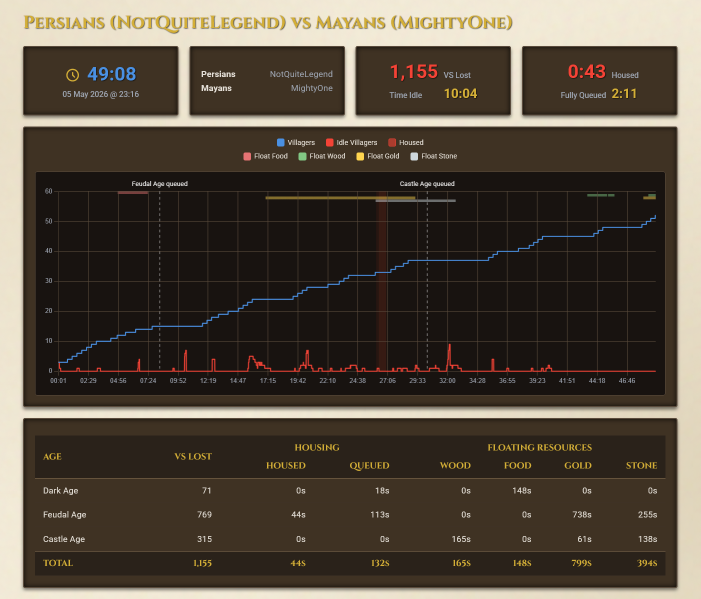
#> input picture report-sample.png, 1401 x 1197 px (shown at 1/2 size)
$ python extractor_enormous.py ../report-sample.png
#> lines starting #> are read from the running program, lines starting #| are printed output that depends on the picture; after the words box and inside, x2 and y2 are one past the last pixel; in counts of white or black regions, pixels touching at a corner belong together
#> in run_pipeline, img is the input picture: shape (1197, 1401, 3); mean B, G, R 61.3, 73.2, 82.9
"""
Extractor Pipeline - Structural processing of enormous UI images
"""

import cv2
import numpy as np
import json
import os
import argparse
import shutil
from pathlib import Path

def step1_extract_boxes(img):
    """
    Step 1: Extract raw boxes from enormous image.
    Returns: List of dicts {'name': str, 'image': ndarray}
    """
    boxes = []

    # Hardcoded box + row splitting
    x_offset, y_offset = 15, 80
    width, height = 530, 920
    h_img, w_img = img.shape[:2]
#> h_img = 1197; w_img = 1401
    x_end = min(x_offset + width, w_img)
#> x_end = 545
    y_end = min(y_offset + height, h_img)
#> y_end = 1000

    main_box = img[y_offset:y_end, x_offset:x_end]
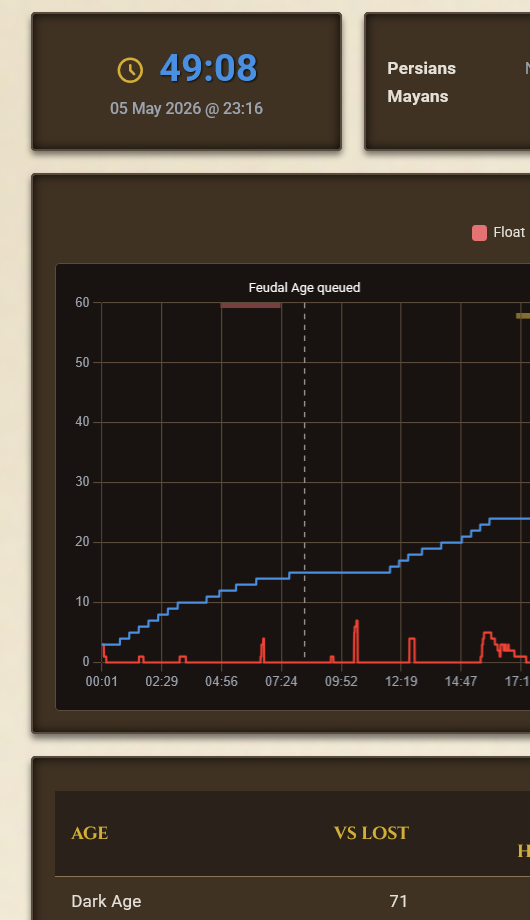
#> main_box: shape (920, 530, 3); mean B, G, R 48.7, 58.2, 67

    # Split into rows
    gray = cv2.cvtColor(main_box, cv2.COLOR_BGR2GRAY) if len(main_box.shape) == 3 else main_box
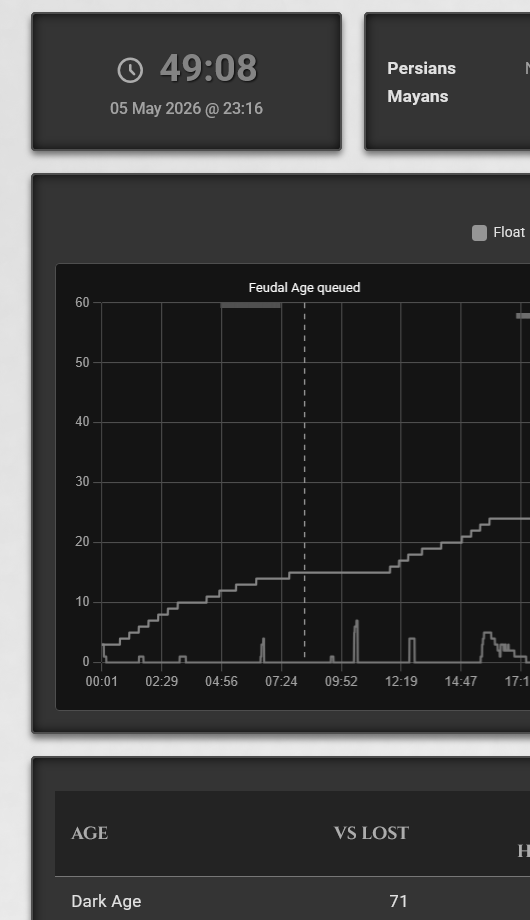
#> gray: shape (920, 530); min 15, max 255, mean 59.6
    _, binary = cv2.threshold(gray, 1, 255, cv2.THRESH_BINARY)
#> binary: shape (920, 530); every value is 255
    row_projection = np.sum(binary, axis=1)
#> row_projection = 920 values from 135150 to 135150

    in_row = False
    row_start = 0

    # Consistent names for enormous rows (top to bottom)
    enormous_names = ['wood_total', 'food_total', 'gold_total', 'stone_total', 'population_total']
    row_idx = 0

    for y in range(len(row_projection)):
        if row_projection[y] > 0 and not in_row:
            row_start = y
            in_row = True
        elif row_projection[y] == 0 and in_row:
            if y - row_start >= 100:
                name = enormous_names[row_idx] if row_idx < len(enormous_names) else f"extra_row_{row_idx}"
                row_img = main_box[row_start:y, :]
                boxes.append({'name': name, 'image': row_img})
                row_idx += 1
            in_row = False
#> this loop made 920 passes
#> (row_start, in_row) on pass 1: (0, True)
#> after the loop, boxes = []; in_row = True; row_idx = 0; row_start = 0

    if in_row:
        if len(row_projection) - row_start >= 100:
            name = enormous_names[row_idx] if row_idx < len(enormous_names) else f"extra_row_{row_idx}"
#> name = 'wood_total'
            row_img = main_box[row_start:len(row_projection), :]
            boxes.append({'name': name, 'image': row_img})

    return boxes

def step2_cleanup_box(box_img):
    """
    Step 2: Cleanup.
    - Converts to grayscale.
    - Zeroes out pixels with brightness < 20.
    """
    if len(box_img.shape) == 3:
        box_img = cv2.cvtColor(box_img, cv2.COLOR_BGR2GRAY)

    _, cleaned = cv2.threshold(box_img, 180, 255, cv2.THRESH_TOZERO)
    return cleaned

def step3_segment_into_digits(box_img, min_digit_area=100):
    """
    Step 3: Segmentation into digits for enormous images.
    """
    _, binary = cv2.threshold(box_img, 1, 255, cv2.THRESH_BINARY)
    num_labels, labels, stats, centroids = cv2.connectedComponentsWithStats(binary, connectivity=8)

    components = []
    for i in range(1, num_labels):
        area = stats[i, cv2.CC_STAT_AREA]
        if area >= min_digit_area:
            x = stats[i, cv2.CC_STAT_LEFT]
            y = stats[i, cv2.CC_STAT_TOP]
            w = stats[i, cv2.CC_STAT_WIDTH]
            h = stats[i, cv2.CC_STAT_HEIGHT]

            comp_img = box_img[y:y+h, x:x+w].copy()
            mask = (labels[y:y+h, x:x+w] == i).astype(np.uint8) * 255
            comp_img = cv2.bitwise_and(comp_img, mask)

            components.append({'x': x, 'image': comp_img})

    components.sort(key=lambda c: c['x'])
    return [c['image'] for c in components]

def save_to_templates(digits_info, templates_dir):
    os.makedirs(templates_dir, exist_ok=True)
    saved_chars = set()
    for digit in digits_info:
        char = digit['char']
        if char not in saved_chars and char != "extra":
            char_name = char
            if char == "/": char_name = "slash"
            elif char == ".": char_name = "dot"

            template_path = os.path.join(templates_dir, f"{char_name}.png")
            cv2.imwrite(template_path, digit['image'])
            saved_chars.add(char)
            print(f"Saved template: {template_path}")

def run_pipeline(image_path):
    img = cv2.imread(image_path)
    if img is None:
        print(f"Error: Could not load {image_path}")
        return

    image_name = Path(image_path).stem
    script_dir = os.path.dirname(os.path.abspath(__file__))
    output_base = os.path.join(script_dir, 'output', 'extractions', f"{image_name}_enormous")

    if os.path.exists(output_base):
        try:
            shutil.rmtree(output_base)
        except PermissionError:
            print(f"Warning: Permission denied when cleaning {output_base}.")

    os.makedirs(output_base, exist_ok=True)

    print(f"Extracting boxes from {image_name}...")
    boxes = step1_extract_boxes(img)
#> boxes = 1 item

    # Load expected values
    expected_values = {}
    expected_path = os.path.join(script_dir, '..', 'test_bench', 'expected_values.json')
    if os.path.exists(expected_path):
        with open(expected_path, 'r') as f:
            data = json.load(f)
            img_filename = f"{image_name}.png"
            if img_filename in data.get('images', {}):
                val_set_name = data['images'][img_filename].get('use_value_set')
                if val_set_name in data.get('value_sets', {}):
                    expected_values = data['value_sets'][val_set_name]

    digit_dir = os.path.join(output_base, "digits")
    os.makedirs(digit_dir, exist_ok=True)
    collected_digits = []

    for box in boxes:
        print(f"Processing box: {box['name']}...")
        cleaned = step2_cleanup_box(box['image'])
        digits = step3_segment_into_digits(cleaned)

        resource_type = box['name'].split('_')[0]
        sub_type = box['name'].split('_')[1] if '_' in box['name'] else 'value'
        target_str = expected_values.get(resource_type, {}).get(sub_type, "")

        for i, digit_img in enumerate(digits):
            char = target_str[i] if i < len(target_str) else "extra"
            char_name = "slash" if char == "/" else ("dot" if char == "." else char)
            filename = f"{box['name']}_pos_{i:02d}_val_{char_name}.png"
            cv2.imwrite(os.path.join(digit_dir, filename), digit_img)
            collected_digits.append({'char': char, 'image': digit_img})
#> this loop made 1 pass
#> (num_labels in step3_segment_into_digits, resource_type, sub_type, target_str) on pass 1: (46, 'wood', 'total', '')
#> (printed output is left out)
#> pass 1, in step2_cleanup_box, `_, cleaned = cv2.threshold(box_img, 180, 255, cv2.THRESH_TOZERO)`:
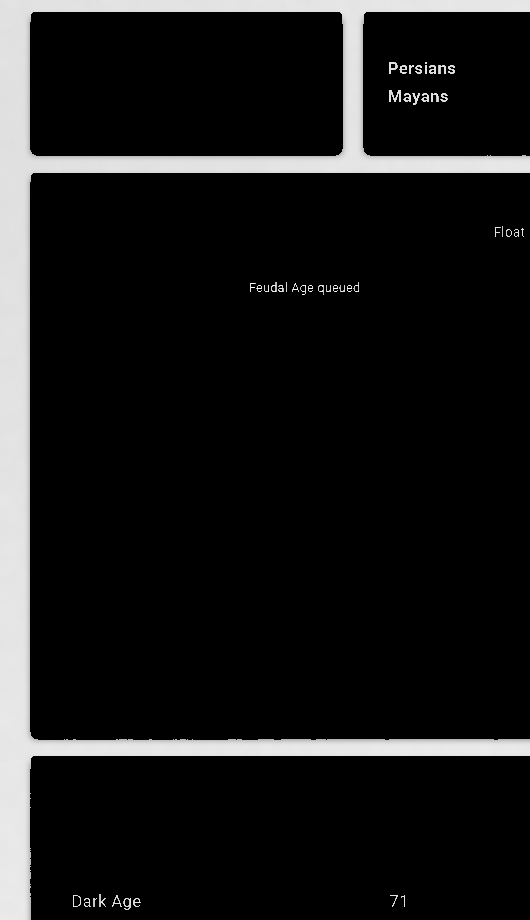
#> cleaned: shape (920, 530); min 0, max 255, mean 25.1
#> pass 1, in step3_segment_into_digits, `_, binary = cv2.threshold(box_img, 1, 255, cv2.THRESH_BINARY)`:
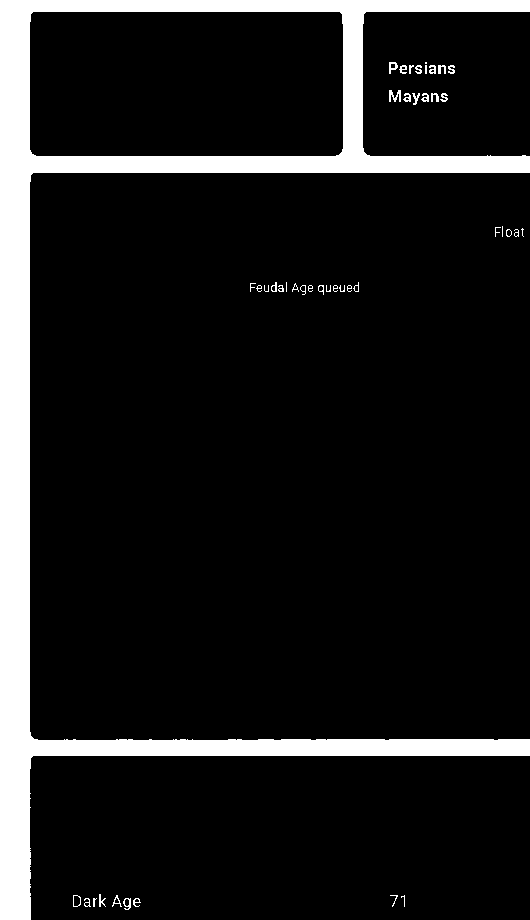
#> binary: shape (920, 530); 11.2% white; 45 white regions (14 under 20 px), largest, box (x1, y1, x2, y2) and area: (0, 0, 530, 920) 53487, (389, 90, 401, 102) 86, (389, 62, 398, 74) 57
#> pass 1, in step3_segment_into_digits, `num_labels, labels, stats, centroids = cv2.connectedComponentsWithStat..`:
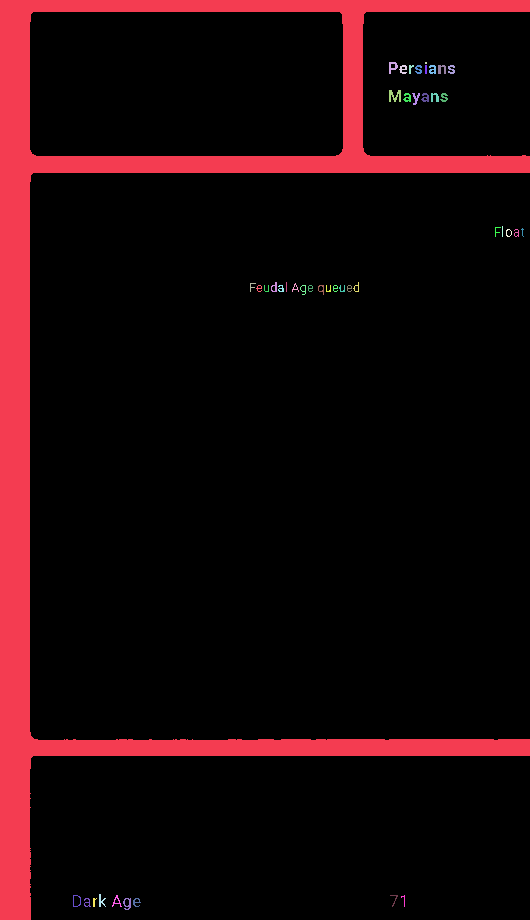
#> labels: shape (920, 530) int32; 46 distinct labels, from 0 to 45; one colour per label, 0 black
#> pass 1, in run_pipeline, `cv2.imwrite(os.path.join(digit_dir, filename), digit_img)`:
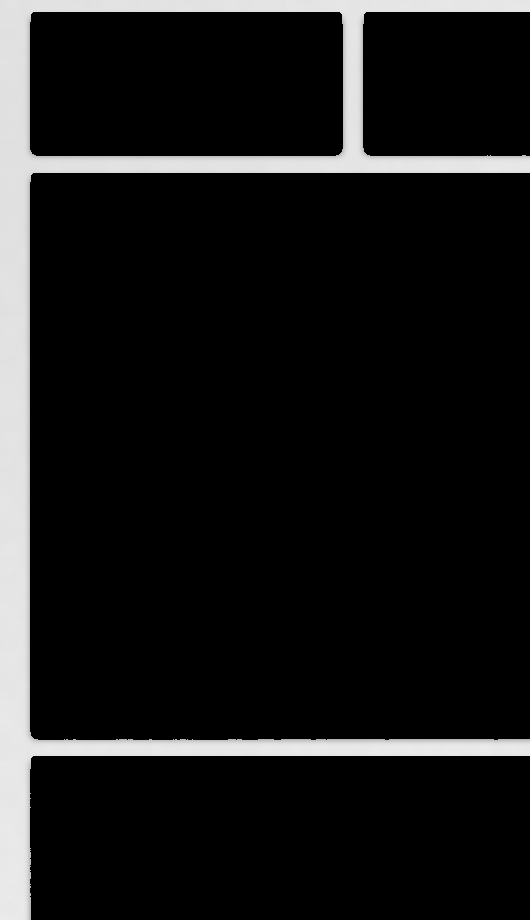
#> saved as wood_total_pos_00_val_extra.png: shape (920, 530); min 0, max 235, mean 24.5
#> after the loop, collected_digits = 1 item

    print("Collecting templates...")
    templates_dir = os.path.join(script_dir, "templates", "enormous_numbers")
    save_to_templates(collected_digits, templates_dir)
#> the loop in save_to_templates, `for digit in digits_info:` made 1 pass
#> char on pass 1: 'extra'
#> after the loop in save_to_templates, `for digit in digits_info:`: saved_chars = 0 items
    print(f"Pipeline complete. Digits saved in {digit_dir}")
#| Pipeline complete. Digits saved in research/output/extractions/report-sample_enormous/digits

def main():
    parser = argparse.ArgumentParser(description="Enormous Image Processing Pipeline")
    parser.add_argument("image_path", help="Path to the image")
    args = parser.parse_args()
    run_pipeline(args.image_path)

if __name__ == "__main__":
    main()
